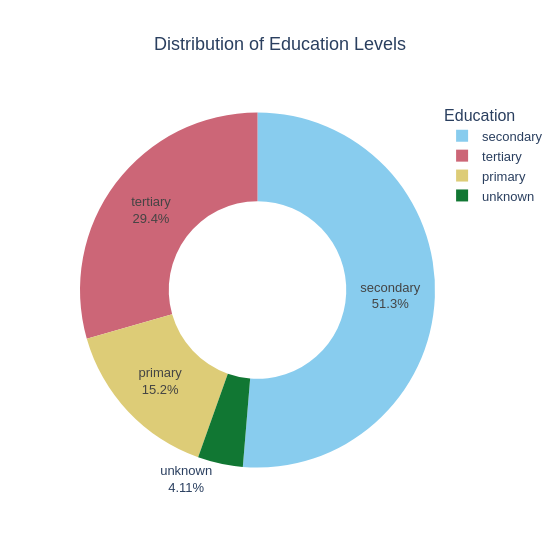

Write notebook code for a chart like this one.
### Markdown cell above
<div style="
  width: 97%;
  margin: 18px 0;
  padding: 14px 18px;
  border-radius: 12px;
  text-align: left;
  background: rgba(140, 140, 140, 0.10);
  border: 1px solid rgba(140, 140, 140, 0.18);
  box-shadow: 0 6px 18px rgba(0,0,0,0.12);
  backdrop-filter: blur(10px);
  position: relative;
  overflow: hidden;
">
  <div style="
    position: absolute;
    left: 0; 
    top: 0; 
    bottom: 0;
    width: 6px;
    background: linear-gradient(180deg, #5e0ab9 0%, #6a11cb 55%, #3f84fd 100%);
  "></div>
  <h3 style="
    margin: 0;
    padding-left: 12px;
    font-family: 'Segoe UI', sans-serif;
    font-weight: 800;
    letter-spacing: 1px;
    font-size: 1.25em;
    color: inherit;
  ">
    2. Q4 What is the distribution of education levels?
  </h3>
</div>

### Code cell
our_plots.plot_pie(df["education"], title="Distribution of Education Levels", x_label="Education", y_label="Count", hole=0.5)

### Figure 1 — Plotly figure (JSON) as saved in the notebook; plotly's stock layout.template omitted (floating-point values rounded to 4 significant figures)
{"data": [{"domain": {"x": [0, 1], "y": [0, 1]}, "hole": 0.5, "hovertemplate": "Education=%{label}<br>Count=%{value}<extra></extra>", "labels": ["secondary", "tertiary", "primary", "unknown"], "legendgroup": "", "name": "", "showlegend": true, "textfont": {"family": "Arial", "size": 13}, "textinfo": "percent+label", "type": "pie", "values": [23202, 13301, 6851, 1857]}], "layout": {"font": {"family": "Arial", "size": 13}, "height": 560, "legend": {"title": {"text": "Education"}, "tracegroupgap": 0}, "piecolorway": ["rgb(136, 204, 238)", "rgb(204, 102, 119)", "rgb(221, 204, 119)", "rgb(17, 119, 51)", "rgb(51, 34, 136)", "rgb(170, 68, 153)", "rgb(68, 170, 153)", "rgb(153, 153, 51)", "rgb(136, 34, 85)", "rgb(102, 17, 0)", "rgb(136, 136, 136)"], "title": {"text": "Distribution of Education Levels", "x": 0.5}, "width": 560}}
